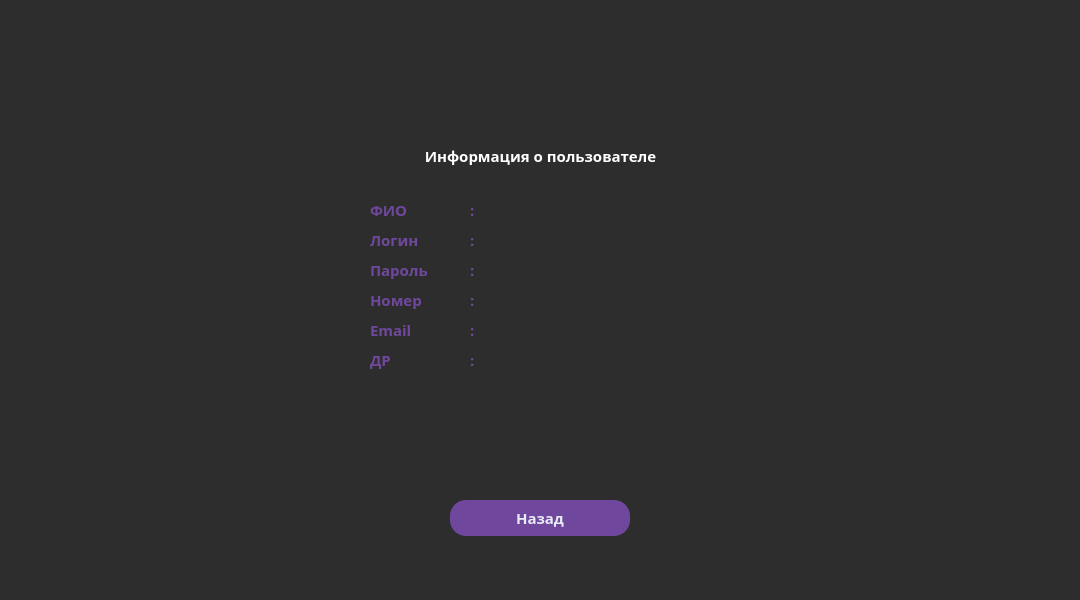
<?xml version="1.0" encoding="UTF-8"?>
<ui version="4.0">
 <class>GuestsInfo</class>
 <widget class="QWidget" name="GuestsInfo">
  <property name="geometry">
   <rect>
    <x>0</x>
    <y>0</y>
    <width>1080</width>
    <height>600</height>
   </rect>
  </property>
  <property name="windowTitle">
   <string>Form</string>
  </property>
  <property name="styleSheet">
   <string notr="true">#GuestsInfo
{
	background:#2D2D2D;
	border-radius: 16px;
}</string>
  </property>
  <widget class="QLabel" name="label_2">
   <property name="geometry">
    <rect>
     <x>400</x>
     <y>-5</y>
     <width>280</width>
     <height>50</height>
    </rect>
   </property>
   <property name="text">
    <string/>
   </property>
   <property name="pixmap">
    <pixmap resource="resources.qrc">:/Imagine/imagine/top_bar.png</pixmap>
   </property>
   <property name="scaledContents">
    <bool>true</bool>
   </property>
  </widget>
  <widget class="QLabel" name="label_4">
   <property name="geometry">
    <rect>
     <x>340</x>
     <y>139</y>
     <width>400</width>
     <height>260</height>
    </rect>
   </property>
   <property name="text">
    <string/>
   </property>
   <property name="pixmap">
    <pixmap resource="resources.qrc">:/Imagine/imagine/personal_card1.png</pixmap>
   </property>
   <property name="scaledContents">
    <bool>true</bool>
   </property>
  </widget>
  <widget class="QPushButton" name="pushButton">
   <property name="geometry">
    <rect>
     <x>450</x>
     <y>500</y>
     <width>180</width>
     <height>36</height>
    </rect>
   </property>
   <property name="font">
    <font>
     <family>Segoe UI Black</family>
     <pointsize>11</pointsize>
     <bold>true</bold>
    </font>
   </property>
   <property name="cursor">
    <cursorShape>PointingHandCursor</cursorShape>
   </property>
   <property name="styleSheet">
    <string notr="true">#pushButton
{
	background:#6f489d;
	border:none;
	color:rgb(233, 235, 244);
 border-radius:16px; 
}

#pushButton:hover
{
	background-color: #2e2e2e;
	border:2px solid #6f489d;
	color:#6f489d;
 border-radius:16px; 
}</string>
   </property>
   <property name="text">
    <string>Назад</string>
   </property>
  </widget>
  <widget class="QLabel" name="label_7">
   <property name="geometry">
    <rect>
     <x>430</x>
     <y>0</y>
     <width>221</width>
     <height>34</height>
    </rect>
   </property>
   <property name="font">
    <font>
     <family>Segoe UI Black</family>
     <pointsize>10</pointsize>
     <bold>true</bold>
    </font>
   </property>
   <property name="styleSheet">
    <string notr="true">color:rgb(233, 235, 244);</string>
   </property>
   <property name="text">
    <string/>
   </property>
  </widget>
  <widget class="QLabel" name="label_8">
   <property name="geometry">
    <rect>
     <x>350</x>
     <y>141</y>
     <width>381</width>
     <height>31</height>
    </rect>
   </property>
   <property name="font">
    <font>
     <family>Segoe UI Black</family>
     <pointsize>11</pointsize>
     <bold>true</bold>
    </font>
   </property>
   <property name="styleSheet">
    <string notr="true">color:#6f489d;</string>
   </property>
   <property name="text">
    <string>&lt;html&gt;&lt;head/&gt;&lt;body&gt;&lt;p align=&quot;center&quot;&gt;&lt;span style=&quot; color:#ffffff;&quot;&gt;Информация о пользователе&lt;/span&gt;&lt;/p&gt;&lt;/body&gt;&lt;/html&gt;</string>
   </property>
  </widget>
  <widget class="QLabel" name="wr">
   <property name="geometry">
    <rect>
     <x>370</x>
     <y>199</y>
     <width>91</width>
     <height>21</height>
    </rect>
   </property>
   <property name="font">
    <font>
     <family>Segoe UI Black</family>
     <pointsize>11</pointsize>
     <bold>true</bold>
    </font>
   </property>
   <property name="styleSheet">
    <string notr="true">color:#6f489d;</string>
   </property>
   <property name="text">
    <string>ФИО</string>
   </property>
  </widget>
  <widget class="QLabel" name="eeqwe">
   <property name="geometry">
    <rect>
     <x>370</x>
     <y>229</y>
     <width>101</width>
     <height>21</height>
    </rect>
   </property>
   <property name="font">
    <font>
     <family>Segoe UI Black</family>
     <pointsize>11</pointsize>
     <bold>true</bold>
    </font>
   </property>
   <property name="styleSheet">
    <string notr="true">color:#6f489d;</string>
   </property>
   <property name="text">
    <string>Логин</string>
   </property>
  </widget>
  <widget class="QLabel" name="ewr">
   <property name="geometry">
    <rect>
     <x>370</x>
     <y>259</y>
     <width>91</width>
     <height>21</height>
    </rect>
   </property>
   <property name="font">
    <font>
     <family>Segoe UI Black</family>
     <pointsize>11</pointsize>
     <bold>true</bold>
    </font>
   </property>
   <property name="styleSheet">
    <string notr="true">color:#6f489d;</string>
   </property>
   <property name="text">
    <string>Пароль</string>
   </property>
  </widget>
  <widget class="QLabel" name="Phone">
   <property name="geometry">
    <rect>
     <x>370</x>
     <y>289</y>
     <width>91</width>
     <height>21</height>
    </rect>
   </property>
   <property name="font">
    <font>
     <family>Segoe UI Black</family>
     <pointsize>11</pointsize>
     <bold>true</bold>
    </font>
   </property>
   <property name="styleSheet">
    <string notr="true">color:#6f489d;</string>
   </property>
   <property name="text">
    <string>Номер</string>
   </property>
  </widget>
  <widget class="QLabel" name="ebfghf">
   <property name="geometry">
    <rect>
     <x>370</x>
     <y>319</y>
     <width>91</width>
     <height>21</height>
    </rect>
   </property>
   <property name="font">
    <font>
     <family>Segoe UI Black</family>
     <pointsize>11</pointsize>
     <bold>true</bold>
    </font>
   </property>
   <property name="styleSheet">
    <string notr="true">color:#6f489d;</string>
   </property>
   <property name="text">
    <string>Email </string>
   </property>
  </widget>
  <widget class="QLabel" name="werewr">
   <property name="geometry">
    <rect>
     <x>370</x>
     <y>349</y>
     <width>91</width>
     <height>21</height>
    </rect>
   </property>
   <property name="font">
    <font>
     <family>Segoe UI Black</family>
     <pointsize>11</pointsize>
     <bold>true</bold>
    </font>
   </property>
   <property name="styleSheet">
    <string notr="true">color:#6f489d;</string>
   </property>
   <property name="text">
    <string>ДР</string>
   </property>
  </widget>
  <widget class="QLabel" name="showGstName_3">
   <property name="geometry">
    <rect>
     <x>470</x>
     <y>199</y>
     <width>16</width>
     <height>21</height>
    </rect>
   </property>
   <property name="font">
    <font>
     <family>Segoe UI Black</family>
     <pointsize>11</pointsize>
     <bold>true</bold>
    </font>
   </property>
   <property name="styleSheet">
    <string notr="true">color:#6f489d;</string>
   </property>
   <property name="text">
    <string>:</string>
   </property>
  </widget>
  <widget class="QLabel" name="showGstName_4">
   <property name="geometry">
    <rect>
     <x>470</x>
     <y>229</y>
     <width>16</width>
     <height>21</height>
    </rect>
   </property>
   <property name="font">
    <font>
     <family>Segoe UI Black</family>
     <pointsize>11</pointsize>
     <bold>true</bold>
    </font>
   </property>
   <property name="styleSheet">
    <string notr="true">color:#6f489d;</string>
   </property>
   <property name="text">
    <string>:</string>
   </property>
  </widget>
  <widget class="QLabel" name="showGstName_5">
   <property name="geometry">
    <rect>
     <x>470</x>
     <y>259</y>
     <width>16</width>
     <height>21</height>
    </rect>
   </property>
   <property name="font">
    <font>
     <family>Segoe UI Black</family>
     <pointsize>11</pointsize>
     <bold>true</bold>
    </font>
   </property>
   <property name="styleSheet">
    <string notr="true">color:#6f489d;</string>
   </property>
   <property name="text">
    <string>:</string>
   </property>
  </widget>
  <widget class="QLabel" name="showGstName_6">
   <property name="geometry">
    <rect>
     <x>470</x>
     <y>289</y>
     <width>16</width>
     <height>21</height>
    </rect>
   </property>
   <property name="font">
    <font>
     <family>Segoe UI Black</family>
     <pointsize>11</pointsize>
     <bold>true</bold>
    </font>
   </property>
   <property name="styleSheet">
    <string notr="true">color:#6f489d;</string>
   </property>
   <property name="text">
    <string>:</string>
   </property>
  </widget>
  <widget class="QLabel" name="showGstName_7">
   <property name="geometry">
    <rect>
     <x>470</x>
     <y>319</y>
     <width>16</width>
     <height>21</height>
    </rect>
   </property>
   <property name="font">
    <font>
     <family>Segoe UI Black</family>
     <pointsize>11</pointsize>
     <bold>true</bold>
    </font>
   </property>
   <property name="styleSheet">
    <string notr="true">color:#6f489d;</string>
   </property>
   <property name="text">
    <string>:</string>
   </property>
  </widget>
  <widget class="QLabel" name="showGstName_8">
   <property name="geometry">
    <rect>
     <x>470</x>
     <y>349</y>
     <width>16</width>
     <height>21</height>
    </rect>
   </property>
   <property name="font">
    <font>
     <family>Segoe UI Black</family>
     <pointsize>11</pointsize>
     <bold>true</bold>
    </font>
   </property>
   <property name="styleSheet">
    <string notr="true">color:#6f489d;</string>
   </property>
   <property name="text">
    <string>:</string>
   </property>
  </widget>
  <widget class="QLabel" name="showGstName">
   <property name="geometry">
    <rect>
     <x>480</x>
     <y>200</y>
     <width>231</width>
     <height>21</height>
    </rect>
   </property>
   <property name="font">
    <font>
     <family>Segoe UI Black</family>
     <pointsize>11</pointsize>
     <bold>true</bold>
    </font>
   </property>
   <property name="styleSheet">
    <string notr="true">color:#6f489d;</string>
   </property>
   <property name="text">
    <string/>
   </property>
  </widget>
  <widget class="QLabel" name="showGstUsername">
   <property name="geometry">
    <rect>
     <x>480</x>
     <y>230</y>
     <width>231</width>
     <height>21</height>
    </rect>
   </property>
   <property name="font">
    <font>
     <family>Segoe UI Black</family>
     <pointsize>11</pointsize>
     <bold>true</bold>
    </font>
   </property>
   <property name="styleSheet">
    <string notr="true">color:#6f489d;</string>
   </property>
   <property name="text">
    <string/>
   </property>
  </widget>
  <widget class="QLabel" name="showGstPassword">
   <property name="geometry">
    <rect>
     <x>480</x>
     <y>260</y>
     <width>231</width>
     <height>21</height>
    </rect>
   </property>
   <property name="font">
    <font>
     <family>Segoe UI Black</family>
     <pointsize>11</pointsize>
     <bold>true</bold>
    </font>
   </property>
   <property name="styleSheet">
    <string notr="true">color:#6f489d;</string>
   </property>
   <property name="text">
    <string/>
   </property>
  </widget>
  <widget class="QLabel" name="showGstPhone">
   <property name="geometry">
    <rect>
     <x>480</x>
     <y>290</y>
     <width>231</width>
     <height>21</height>
    </rect>
   </property>
   <property name="font">
    <font>
     <family>Segoe UI Black</family>
     <pointsize>11</pointsize>
     <bold>true</bold>
    </font>
   </property>
   <property name="styleSheet">
    <string notr="true">color:#6f489d;</string>
   </property>
   <property name="text">
    <string/>
   </property>
  </widget>
  <widget class="QLabel" name="showGstEmail">
   <property name="geometry">
    <rect>
     <x>480</x>
     <y>320</y>
     <width>231</width>
     <height>21</height>
    </rect>
   </property>
   <property name="font">
    <font>
     <family>Segoe UI Black</family>
     <pointsize>11</pointsize>
     <bold>true</bold>
    </font>
   </property>
   <property name="styleSheet">
    <string notr="true">color:#6f489d;</string>
   </property>
   <property name="text">
    <string/>
   </property>
  </widget>
  <widget class="QLabel" name="showGstDOB">
   <property name="geometry">
    <rect>
     <x>480</x>
     <y>350</y>
     <width>231</width>
     <height>21</height>
    </rect>
   </property>
   <property name="font">
    <font>
     <family>Segoe UI Black</family>
     <pointsize>11</pointsize>
     <bold>true</bold>
    </font>
   </property>
   <property name="styleSheet">
    <string notr="true">color:#6f489d;</string>
   </property>
   <property name="text">
    <string/>
   </property>
  </widget>
  <widget class="QLabel" name="background">
   <property name="geometry">
    <rect>
     <x>0</x>
     <y>0</y>
     <width>1080</width>
     <height>600</height>
    </rect>
   </property>
   <property name="styleSheet">
    <string notr="true">#background
{
	background-color: rgb(45, 45, 45);
	border-radius: 16px;
}</string>
   </property>
   <property name="text">
    <string/>
   </property>
   <property name="pixmap">
    <pixmap resource="resources.qrc">:/Imagine/imagine/backtop3.png</pixmap>
   </property>
  </widget>
  <widget class="QLabel" name="label">
   <property name="geometry">
    <rect>
     <x>-10</x>
     <y>260</y>
     <width>441</width>
     <height>341</height>
    </rect>
   </property>
   <property name="text">
    <string/>
   </property>
   <property name="pixmap">
    <pixmap resource="resources.qrc">:/Imagine/imagine/keyboard.png</pixmap>
   </property>
  </widget>
  <widget class="QLabel" name="label_3">
   <property name="geometry">
    <rect>
     <x>630</x>
     <y>290</y>
     <width>511</width>
     <height>301</height>
    </rect>
   </property>
   <property name="text">
    <string/>
   </property>
   <property name="pixmap">
    <pixmap resource="resources.qrc">:/Imagine/imagine/mice.png</pixmap>
   </property>
  </widget>
  <zorder>background</zorder>
  <zorder>label_3</zorder>
  <zorder>label</zorder>
  <zorder>label_2</zorder>
  <zorder>label_4</zorder>
  <zorder>pushButton</zorder>
  <zorder>label_7</zorder>
  <zorder>label_8</zorder>
  <zorder>wr</zorder>
  <zorder>eeqwe</zorder>
  <zorder>ewr</zorder>
  <zorder>Phone</zorder>
  <zorder>ebfghf</zorder>
  <zorder>werewr</zorder>
  <zorder>showGstName_3</zorder>
  <zorder>showGstName_4</zorder>
  <zorder>showGstName_5</zorder>
  <zorder>showGstName_6</zorder>
  <zorder>showGstName_7</zorder>
  <zorder>showGstName_8</zorder>
  <zorder>showGstName</zorder>
  <zorder>showGstUsername</zorder>
  <zorder>showGstPassword</zorder>
  <zorder>showGstPhone</zorder>
  <zorder>showGstEmail</zorder>
  <zorder>showGstDOB</zorder>
 </widget>
 <resources>
  <include location="resources.qrc"/>
 </resources>
 <connections/>
</ui>
